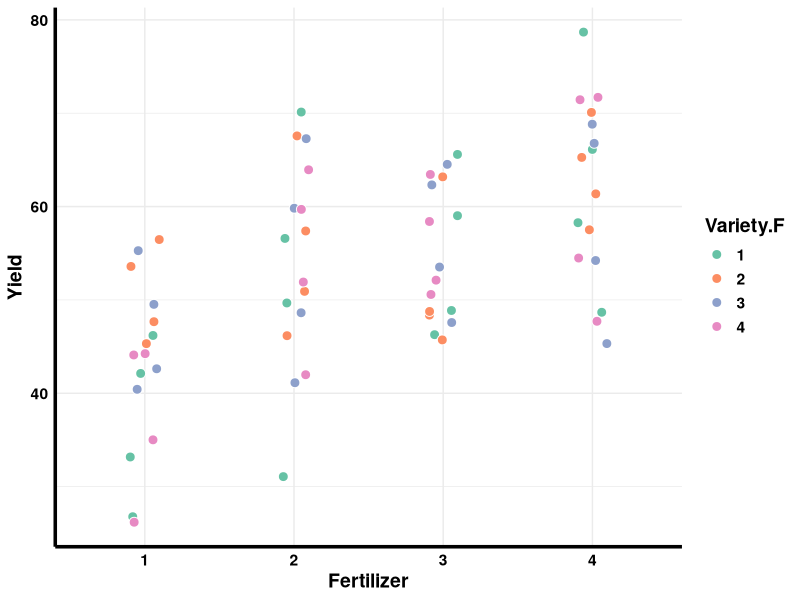
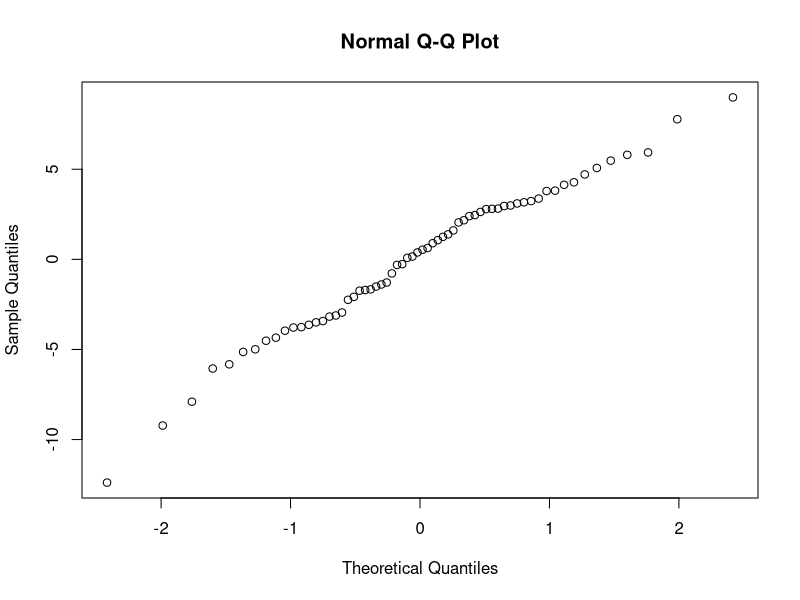
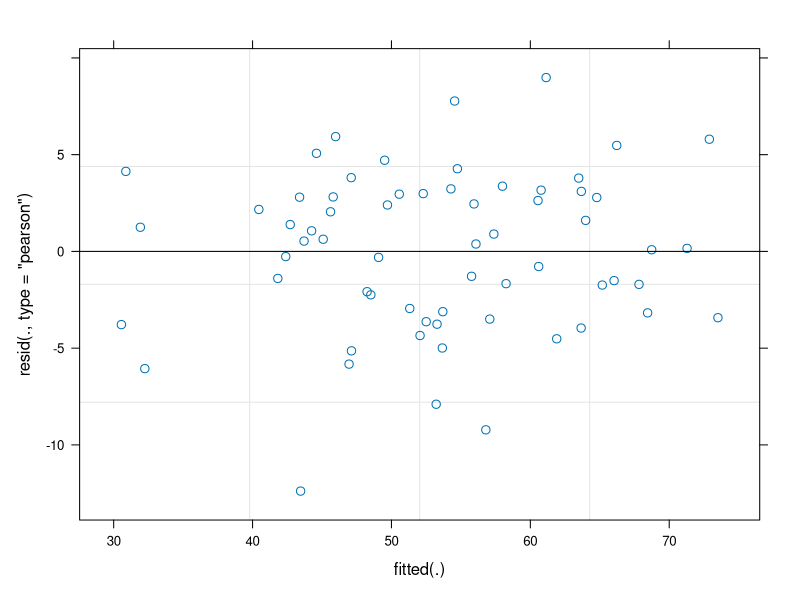

Write R code to recreate these figures, in order.
## ---- chunk 1
knitr::opts_chunk$set(echo = TRUE)
## ---- chunk 2
library(lme4)
library(lmerTest)  
library(emmeans)  
library(multcomp)
library(multcompView)
library(ggplot2) 
library(tidyr)
library(dplyr)
library(readr)
library(readxl)
library(RColorBrewer)
library(viridis)
## ---- chunk 3
oats_data <- read_csv("../data/Oats.csv")
head(oats_data)
## ---- chunk 4
oats_data <- oats_data %>% 
  mutate(Block.F = as.factor(Block)) %>% 
  mutate(Fertilizer.F = as.factor(FertilizerA)) %>% 
  mutate(Variety.F = as.factor(VarietyB)) %>% 
  mutate(Mainplot.F = as.factor(MainPlot))
## ---- chunk 5
oats_data %>% 
  ggplot(aes(x = Fertilizer.F, y = Yield)) +
  geom_point(aes(fill = Variety.F), size = 3, color = "white", shape = 21,
             position = position_jitter(0.1, seed = 666)) +
  scale_fill_brewer(type = "qual", palette = "Set2") +
  labs(y = "Yield",
       x = "Fertilizer") +
  theme_minimal() +
  theme(
    axis.line = element_line(size = 1.2),
    text = element_text(size = 14, color = "black", face = "bold"),
    axis.text = element_text(color = "black"),
    legend.position = "right"
  )
## ---- chunk 6
model_oats <- lmer(Yield ~ Variety.F * Fertilizer.F + Block + (1|Mainplot.F), data = oats_data )
## ---- chunk 7
qqnorm(resid(model_oats))
## ---- chunk 8
plot(model_oats)
## ---- chunk 9
anova(model_oats)
## ---- chunk 10
estimate_oat_per_fert <- emmeans(model_oats, pairwise ~ Variety.F | Fertilizer.F)
cld(estimate_oat_per_fert$emmeans, Letters = letters)
